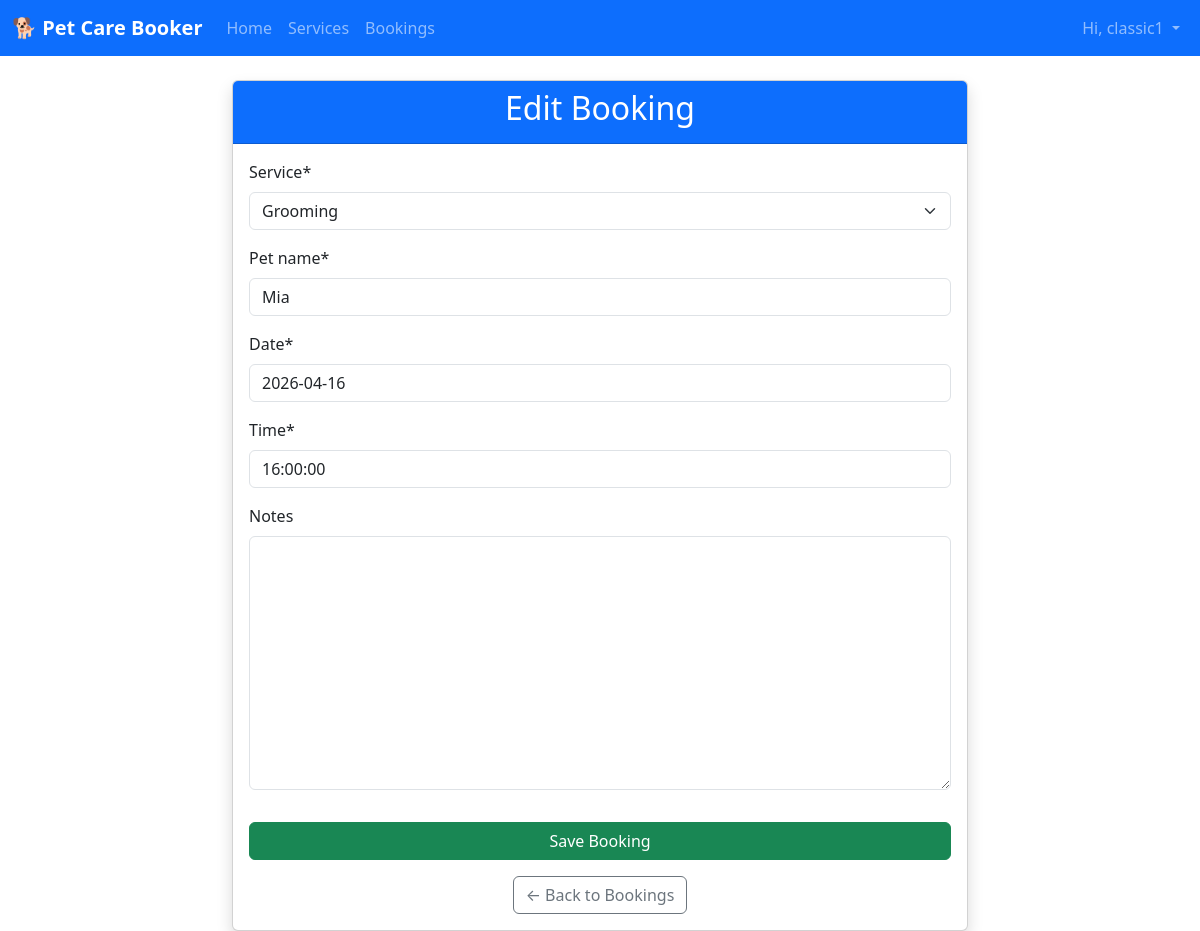
The app's page /bookings/5/edit/ (signed in) with its own data.
### accounts/models.py (models this page shows, shortened)
class Booking(models.Model):
    SERVICE_CHOICES = [
        ('dog_walking', 'Dog Walking'),
        ('grooming', 'Grooming'),
        ('boarding', 'Boarding'),
    ]
    user = models.ForeignKey(User, on_delete=models.CASCADE)
    service = models.CharField(max_length=20, choices=SERVICE_CHOICES)
    pet_name = models.CharField(max_length=100)
    date = models.DateField()
    time = models.TimeField()
    notes = models.TextField(blank=True)
    created = models.DateTimeField(auto_now_add=True)

### accounts/views.py (the view, shortened to what this page needs)
# urls.py: path("bookings/<int:pk>/edit/", BookingUpdateView.as_view(), name="booking_update"),
class BookingUpdateView(LoginRequiredMixin, UpdateView):
    model = Booking
    fields = ["service", "pet_name", "date", "time", "notes"]
    template_name = "accounts/booking_form.html"
    login_url = "login"
    redirect_field_name = "next"
    def get_queryset(self):
        return Booking.objects.filter(user=self.request.user)

### accounts/templates/accounts/booking_form.html (shortened to what this page needs)
{% extends 'accounts/base.html' %}
{% load crispy_forms_tags %}
{% block content %}
<div class="row justify-content-center">
  <div class="col-lg-8">
    <div class="card shadow">
      <div class="card-header bg-primary text-white text-center">
        <h2>{% if object %}Edit{% else %}New{% endif %} Booking</h2>
      </div>
      <div class="card-body">
        <form method="post">
          {{ form|crispy }}
          <button type="submit" class="btn btn-success w-100 mt-3">Save Booking</button>
        </form>
        <div class="mt-3 text-center">
          <a href="{% url 'bookings' %}" class="btn btn-outline-secondary">
            ← Back to Bookings
          </a>
        </div>
      </div>
    </div>
  </div>
</div>
{% endblock %}

### accounts/templates/accounts/base.html (shortened to what this page needs)
<!DOCTYPE html>
<html lang="en">
<head>
  <link href="https://cdn.jsdelivr.net/npm/bootstrap@5.3.3/dist/css/bootstrap.min.css" rel="stylesheet">
</head>
<body>
  <nav class="navbar navbar-expand-lg navbar-dark bg-primary">
    <div class="container-fluid">
      <a class="navbar-brand fw-bold" href="/">🐕 Pet Care Booker</a>
      <div class="collapse navbar-collapse" id="navbarNav">
        <ul class="navbar-nav me-auto">
          <li class="nav-item">
            <a class="nav-link" href="/">Home</a>
          </li>
          <li class="nav-item">
            <a class="nav-link" href="{% url 'services' %}">Services</a>
          </li>
          <li class="nav-item">
            <a class="nav-link" href="{% url 'bookings' %}">Bookings</a>
          </li>
        </ul>
        <ul class="navbar-nav">
          {% if user.is_authenticated %}
            <li class="nav-item dropdown">
              <a class="nav-link dropdown-toggle" href="#" role="button" data-bs-toggle="dropdown" aria-expanded="false">
                Hi, {{ user.username }}
              </a>
            </li>
          {% endif %}
        </ul>
      </div>
    </div>
  </nav>
  <main class="container mt-4">
    {% block content %}{% endblock %}
  </main>
</body>
</html>

### records on screen
Booking: service "Grooming", pet_name "Mia", date "2026-04-16", time "16:00:00"

### other values on screen
{{ user.username }} "classic1"
